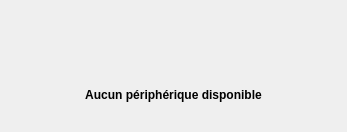
<?xml version="1.0" encoding="UTF-8"?>
<ui version="4.0">
 <class>CenterInfoWidget</class>
 <widget class="QWidget" name="CenterInfoWidget">
  <property name="geometry">
   <rect>
    <x>0</x>
    <y>0</y>
    <width>347</width>
    <height>132</height>
   </rect>
  </property>
  <property name="windowTitle">
   <string>Form</string>
  </property>
  <layout class="QVBoxLayout" name="verticalLayout">
   <item>
    <layout class="QHBoxLayout" name="horizontalLayout">
     <item>
      <spacer name="horizontalSpacer_2">
       <property name="orientation">
        <enum>Qt::Horizontal</enum>
       </property>
       <property name="sizeHint" stdset="0">
        <size>
         <width>40</width>
         <height>20</height>
        </size>
       </property>
      </spacer>
     </item>
     <item>
      <widget class="QLabel" name="icon">
       <property name="text">
        <string/>
       </property>
       <property name="pixmap">
        <pixmap resource="../../resources.qrc">:/images/nodevice_logo.png</pixmap>
       </property>
      </widget>
     </item>
     <item>
      <spacer name="horizontalSpacer">
       <property name="orientation">
        <enum>Qt::Horizontal</enum>
       </property>
       <property name="sizeHint" stdset="0">
        <size>
         <width>40</width>
         <height>20</height>
        </size>
       </property>
      </spacer>
     </item>
    </layout>
   </item>
   <item>
    <widget class="QLabel" name="infoLabel">
     <property name="font">
      <font>
       <weight>75</weight>
       <bold>true</bold>
      </font>
     </property>
     <property name="text">
      <string>Aucun périphérique disponible</string>
     </property>
     <property name="alignment">
      <set>Qt::AlignCenter</set>
     </property>
    </widget>
   </item>
  </layout>
 </widget>
 <resources>
  <include location="../../resources.qrc"/>
 </resources>
 <connections/>
</ui>
